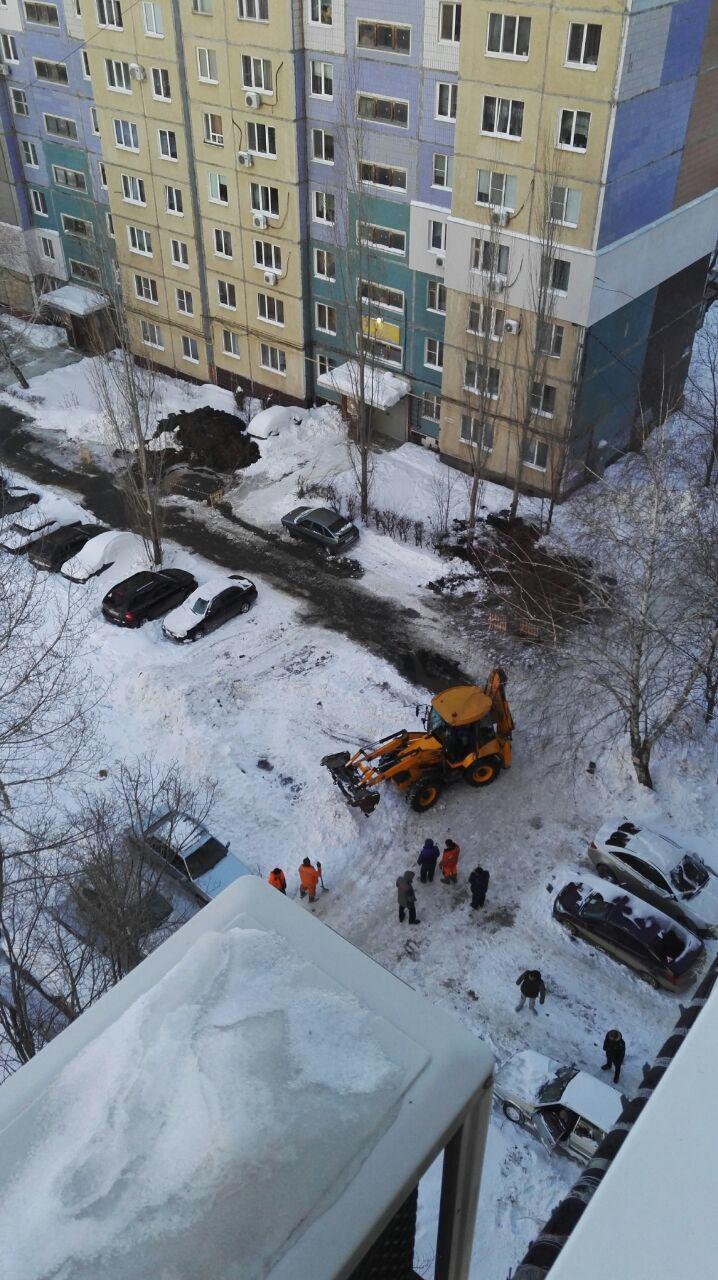
#> input picture gist/input.jpg, 718 x 1280 px
$ python main.py
#> lines starting #> are read from the running program, lines starting #| are printed output that depends on the picture
import cv2
import sys
import numpy
from matplotlib import pyplot as plt

print (cv2.__version__)
print (sys.version)

image = cv2.imread(sys.path[0] + "/input.jpg") * 1.0
# retval, outputImg = cv2.threshold(image, 120, 255, cv2.THRESH_BINARY)

new_image = image
alpha, betta = 1.1, 1.0
new_image[:, :, :] *= alpha
new_image[:, :, :] += betta

new_image = numpy.array(new_image, dtype='float64').astype('float32')
cv2.imwrite("output.jpg", new_image)

color = ('b', 'r', 'g')
for i, col in enumerate(color):
    hist = cv2.calcHist([new_image], [i], None, [256], [0, 256])
    plt.plot(hist, color=col)
    plt.xlim([0, 256])
plt.show()
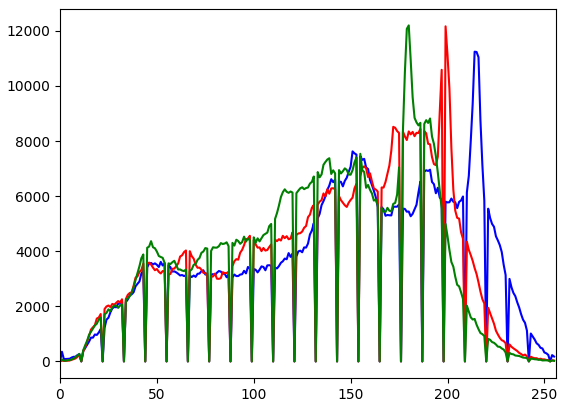
#> figure drawn by matplotlib, 1 panel; curve peaks at x = 214, y = 11245; curve peaks at x = 199, y = 12165; curve peaks at x = 180, y = 12199
